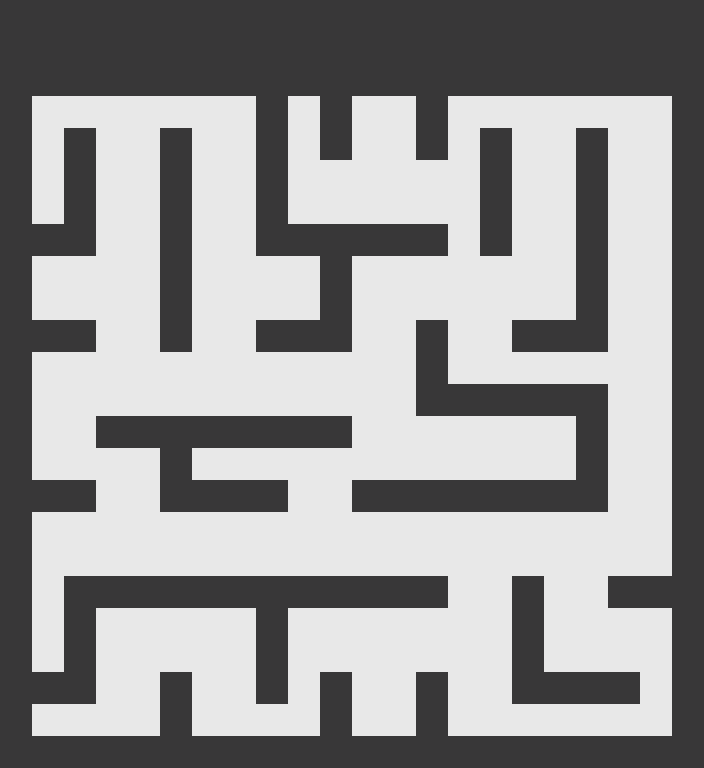

Tiled map render using the project's own tile images. Description and the whole map definition, tile-layer contents included, below:
An orthogonal 22x24 tile map with 32x32 px tiles, 2 tile layers (Borders, Path).

<map version="1.4" tiledversion="1.4.2" orientation="orthogonal" renderorder="right-down" width="22" height="24" tilewidth="32" tileheight="32" infinite="0" nextlayerid="10" nextobjectid="213">
 <tileset firstgid="1" source="Tiles.tsx" />
 <layer id="8" name="Borders" width="22" height="24" locked="1">
  <properties>
   <property name="Type" value="Tiles" />
  </properties>
  <data encoding="csv">
1,1,1,1,1,1,1,1,1,1,1,1,1,1,1,1,1,1,1,1,1,1,
1,1,1,1,1,1,1,1,1,1,1,1,1,1,1,1,1,1,1,1,1,1,
1,1,1,1,1,1,1,1,1,1,1,1,1,1,1,1,1,1,1,1,1,1,
1,0,0,0,0,0,0,0,1,0,1,0,0,1,0,0,0,0,0,0,0,1,
1,0,1,0,0,1,0,0,1,0,1,0,0,1,0,1,0,0,1,0,0,1,
1,0,1,0,0,1,0,0,1,0,0,0,0,0,0,1,0,0,1,0,0,1,
1,0,1,0,0,1,0,0,1,0,0,0,0,0,0,1,0,0,1,0,0,1,
1,1,1,0,0,1,0,0,1,1,1,1,1,1,0,1,0,0,1,0,0,1,
1,0,0,0,0,1,0,0,0,0,1,0,0,0,0,0,0,0,1,0,0,1,
1,0,0,0,0,1,0,0,0,0,1,0,0,0,0,0,0,0,1,0,0,1,
1,1,1,0,0,1,0,0,1,1,1,0,0,1,0,0,1,1,1,0,0,1,
1,0,0,0,0,0,0,0,0,0,0,0,0,1,0,0,0,0,0,0,0,1,
1,0,0,0,0,0,0,0,0,0,0,0,0,1,1,1,1,1,1,0,0,1,
1,0,0,1,1,1,1,1,1,1,1,0,0,0,0,0,0,0,1,0,0,1,
1,0,0,0,0,1,0,0,0,0,0,0,0,0,0,0,0,0,1,0,0,1,
1,1,1,0,0,1,1,1,1,0,0,1,1,1,1,1,1,1,1,0,0,1,
1,0,0,0,0,0,0,0,0,0,0,0,0,0,0,0,0,0,0,0,0,1,
1,0,0,0,0,0,0,0,0,0,0,0,0,0,0,0,0,0,0,0,0,1,
1,0,1,1,1,1,1,1,1,1,1,1,1,1,0,0,1,0,0,1,1,1,
1,0,1,0,0,0,0,0,1,0,0,0,0,0,0,0,1,0,0,0,0,1,
1,0,1,0,0,0,0,0,1,0,0,0,0,0,0,0,1,0,0,0,0,1,
1,1,1,0,0,1,0,0,1,0,1,0,0,1,0,0,1,1,1,1,0,1,
1,0,0,0,0,1,0,0,0,0,1,0,0,1,0,0,0,0,0,0,0,1,
1,1,1,1,1,1,1,1,1,1,1,1,1,1,1,1,1,1,1,1,1,1
</data>
 </layer>
 <layer id="9" name="Path" width="22" height="24" locked="1">
  <properties>
   <property name="Type" value="Tiles" />
  </properties>
  <data encoding="csv">
0,0,0,0,0,0,0,0,0,0,0,0,0,0,0,0,0,0,0,0,0,0,
0,0,0,0,0,0,0,0,0,0,0,0,0,0,0,0,0,0,0,0,0,0,
0,0,0,0,0,0,0,0,0,0,0,0,0,0,0,0,0,0,0,0,0,0,
0,2,2,2,2,2,2,2,0,2,0,2,2,0,2,2,2,2,2,2,2,0,
0,2,0,2,2,0,2,2,0,2,0,2,2,0,2,0,2,2,0,2,2,0,
0,2,0,2,2,0,2,2,0,2,2,2,2,2,2,0,2,2,0,2,2,0,
0,2,0,2,2,0,2,2,0,2,2,2,2,2,2,0,2,2,0,2,2,0,
0,0,0,2,2,0,2,2,0,0,0,0,0,0,2,0,2,2,0,2,2,0,
0,2,2,2,2,0,2,2,2,2,0,2,2,2,2,2,2,2,0,2,2,0,
0,2,2,2,2,0,2,2,2,2,0,2,2,2,2,2,2,2,0,2,2,0,
0,0,0,2,2,0,2,2,0,0,0,2,2,0,2,2,0,0,0,2,2,0,
0,2,2,2,2,2,2,2,2,2,2,2,2,0,2,2,2,2,2,2,2,0,
0,2,2,2,2,2,2,2,2,2,2,2,2,0,0,0,0,0,0,2,2,0,
0,2,2,0,0,0,0,0,0,0,0,2,2,2,2,2,2,2,0,2,2,0,
0,2,2,2,2,0,2,2,2,2,2,2,2,2,2,2,2,2,0,2,2,0,
0,0,0,2,2,0,0,0,0,2,2,0,0,0,0,0,0,0,0,2,2,0,
0,2,2,2,2,2,2,2,2,2,2,2,2,2,2,2,2,2,2,2,2,0,
0,2,2,2,2,2,2,2,2,2,2,2,2,2,2,2,2,2,2,2,2,0,
0,2,0,0,0,0,0,0,0,0,0,0,0,0,2,2,0,2,2,0,0,0,
0,2,0,2,2,2,2,2,0,2,2,2,2,2,2,2,0,2,2,2,2,0,
0,2,0,2,2,2,2,2,0,2,2,2,2,2,2,2,0,2,2,2,2,0,
0,0,0,2,2,0,2,2,0,2,0,2,2,0,2,2,0,0,0,0,2,0,
0,2,2,2,2,0,2,2,2,2,0,2,2,0,2,2,2,2,2,2,2,0,
0,0,0,0,0,0,0,0,0,0,0,0,0,0,0,0,0,0,0,0,0,0
</data>
 </layer>
</map>
